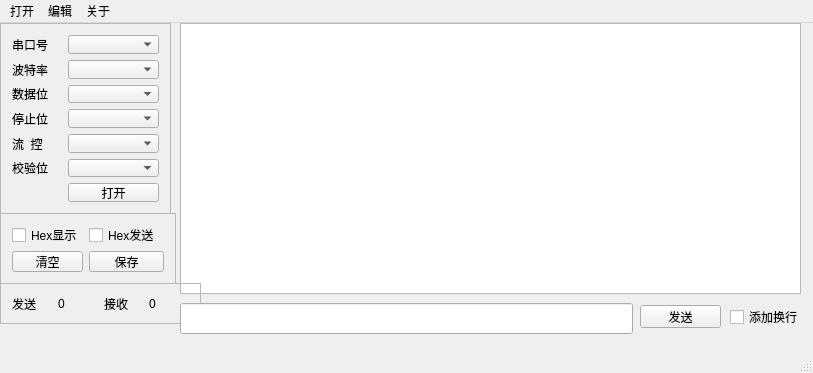
<?xml version="1.0" encoding="UTF-8"?>
<ui version="4.0">
 <class>MainWindow</class>
 <widget class="QMainWindow" name="MainWindow">
  <property name="geometry">
   <rect>
    <x>0</x>
    <y>0</y>
    <width>813</width>
    <height>373</height>
   </rect>
  </property>
  <property name="windowTitle">
   <string>MainWindow</string>
  </property>
  <widget class="QWidget" name="centralWidget">
   <widget class="QFrame" name="frame">
    <property name="geometry">
     <rect>
      <x>0</x>
      <y>0</y>
      <width>171</width>
      <height>191</height>
     </rect>
    </property>
    <property name="frameShape">
     <enum>QFrame::StyledPanel</enum>
    </property>
    <property name="frameShadow">
     <enum>QFrame::Raised</enum>
    </property>
    <layout class="QFormLayout" name="formLayout">
     <item row="0" column="0">
      <widget class="QLabel" name="label">
       <property name="text">
        <string>串口号    </string>
       </property>
      </widget>
     </item>
     <item row="0" column="1">
      <widget class="QComboBox" name="serialPortInfoBox"/>
     </item>
     <item row="1" column="0">
      <widget class="QLabel" name="label_2">
       <property name="text">
        <string>波特率</string>
       </property>
      </widget>
     </item>
     <item row="1" column="1">
      <widget class="QComboBox" name="baudRateBox"/>
     </item>
     <item row="2" column="0">
      <widget class="QLabel" name="label_3">
       <property name="text">
        <string>数据位</string>
       </property>
      </widget>
     </item>
     <item row="2" column="1">
      <widget class="QComboBox" name="dataBitBox"/>
     </item>
     <item row="3" column="0">
      <widget class="QLabel" name="label_4">
       <property name="text">
        <string>停止位</string>
       </property>
      </widget>
     </item>
     <item row="3" column="1">
      <widget class="QComboBox" name="stopBitBox"/>
     </item>
     <item row="4" column="0">
      <widget class="QLabel" name="label_9">
       <property name="text">
        <string>流  控  </string>
       </property>
      </widget>
     </item>
     <item row="4" column="1">
      <widget class="QComboBox" name="flowCtrlBox"/>
     </item>
     <item row="5" column="0">
      <widget class="QLabel" name="label_10">
       <property name="text">
        <string>校验位</string>
       </property>
      </widget>
     </item>
     <item row="5" column="1">
      <widget class="QComboBox" name="parityBox"/>
     </item>
     <item row="6" column="1">
      <widget class="QPushButton" name="serialOpenBut">
       <property name="text">
        <string>打开</string>
       </property>
      </widget>
     </item>
    </layout>
   </widget>
   <widget class="QFrame" name="frame_3">
    <property name="geometry">
     <rect>
      <x>0</x>
      <y>190</y>
      <width>176</width>
      <height>71</height>
     </rect>
    </property>
    <property name="frameShape">
     <enum>QFrame::StyledPanel</enum>
    </property>
    <property name="frameShadow">
     <enum>QFrame::Raised</enum>
    </property>
    <layout class="QFormLayout" name="formLayout_2">
     <item row="0" column="0">
      <widget class="QCheckBox" name="HexDisplay">
       <property name="text">
        <string>Hex显示</string>
       </property>
      </widget>
     </item>
     <item row="0" column="1">
      <widget class="QCheckBox" name="HexSend">
       <property name="text">
        <string>Hex发送</string>
       </property>
      </widget>
     </item>
     <item row="1" column="0">
      <widget class="QPushButton" name="clearBut">
       <property name="text">
        <string>清空</string>
       </property>
      </widget>
     </item>
     <item row="1" column="1">
      <widget class="QPushButton" name="saveBut">
       <property name="text">
        <string>保存</string>
       </property>
      </widget>
     </item>
    </layout>
   </widget>
   <widget class="QTextEdit" name="serialRecText">
    <property name="geometry">
     <rect>
      <x>180</x>
      <y>0</y>
      <width>621</width>
      <height>271</height>
     </rect>
    </property>
   </widget>
   <widget class="QFrame" name="frame_2">
    <property name="geometry">
     <rect>
      <x>0</x>
      <y>260</y>
      <width>201</width>
      <height>41</height>
     </rect>
    </property>
    <property name="frameShape">
     <enum>QFrame::StyledPanel</enum>
    </property>
    <property name="frameShadow">
     <enum>QFrame::Raised</enum>
    </property>
    <layout class="QHBoxLayout" name="horizontalLayout">
     <item>
      <widget class="QLabel" name="label_6">
       <property name="text">
        <string>发送</string>
       </property>
      </widget>
     </item>
     <item>
      <widget class="QLabel" name="SendNum">
       <property name="text">
        <string>0</string>
       </property>
      </widget>
     </item>
     <item>
      <widget class="QLabel" name="label_7">
       <property name="text">
        <string>接收</string>
       </property>
      </widget>
     </item>
     <item>
      <widget class="QLabel" name="RecNum">
       <property name="text">
        <string>0</string>
       </property>
      </widget>
     </item>
    </layout>
   </widget>
   <widget class="QLineEdit" name="lineEdit">
    <property name="geometry">
     <rect>
      <x>180</x>
      <y>280</y>
      <width>453</width>
      <height>31</height>
     </rect>
    </property>
   </widget>
   <widget class="QPushButton" name="sendBut">
    <property name="geometry">
     <rect>
      <x>640</x>
      <y>282</y>
      <width>81</width>
      <height>23</height>
     </rect>
    </property>
    <property name="text">
     <string>发送</string>
    </property>
   </widget>
   <widget class="QCheckBox" name="lrAdd">
    <property name="geometry">
     <rect>
      <x>730</x>
      <y>286</y>
      <width>71</width>
      <height>16</height>
     </rect>
    </property>
    <property name="text">
     <string>添加换行</string>
    </property>
   </widget>
  </widget>
  <widget class="QMenuBar" name="menuBar">
   <property name="geometry">
    <rect>
     <x>0</x>
     <y>0</y>
     <width>813</width>
     <height>23</height>
    </rect>
   </property>
   <widget class="QMenu" name="menu">
    <property name="title">
     <string>打开</string>
    </property>
   </widget>
   <widget class="QMenu" name="menu_2">
    <property name="title">
     <string>编辑</string>
    </property>
    <addaction name="refSerial"/>
   </widget>
   <widget class="QMenu" name="menu_3">
    <property name="title">
     <string>关于</string>
    </property>
   </widget>
   <addaction name="menu"/>
   <addaction name="menu_2"/>
   <addaction name="menu_3"/>
  </widget>
  <widget class="QStatusBar" name="statusBar"/>
  <action name="refSerial">
   <property name="text">
    <string>刷新串口</string>
   </property>
  </action>
 </widget>
 <layoutdefault spacing="6" margin="11"/>
 <resources/>
 <connections/>
</ui>
